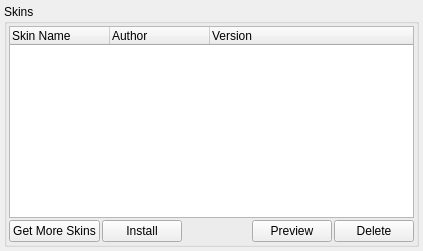
     <widget class="QWidget" name="pageSkins">
      <layout class="QGridLayout" name="gridLayout_90">
       <property name="margin">
        <number>4</number>
       </property>
       <property name="spacing">
        <number>4</number>
       </property>
       <item row="0" column="0">
        <widget class="QGroupBox" name="groupBoxSkins">
         <property name="maximumSize">
          <size>
           <width>16777215</width>
           <height>16777215</height>
          </size>
         </property>
         <property name="title">
          <string>Skins</string>
         </property>
         <layout class="QGridLayout" name="gridLayout_88">
          <property name="margin">
           <number>2</number>
          </property>
          <property name="spacing">
           <number>2</number>
          </property>
          <item row="0" column="0" colspan="3">
           <widget class="QTreeWidget" name="treeWidgetSkins">
            <property name="alternatingRowColors">
             <bool>false</bool>
            </property>
            <property name="indentation">
             <number>20</number>
            </property>
            <property name="itemsExpandable">
             <bool>true</bool>
            </property>
            <column>
             <property name="text">
              <string>Skin Name</string>
             </property>
            </column>
            <column>
             <property name="text">
              <string>Author</string>
             </property>
            </column>
            <column>
             <property name="text">
              <string>Version</string>
             </property>
            </column>
           </widget>
          </item>
          <item row="1" column="0" colspan="3">
           <layout class="QGridLayout" name="gridLayoutSkinTools">
            <item row="0" column="0">
             <widget class="QPushButton" name="pushButtonGetSkins">
              <property name="text">
               <string>Get More Skins</string>
              </property>
             </widget>
            </item>
            <item row="0" column="1">
             <widget class="QPushButton" name="pushButtonInstallSkin">
              <property name="text">
               <string>Install</string>
              </property>
             </widget>
            </item>
            <item row="0" column="2">
             <spacer name="horizontalSpacer_13">
              <property name="orientation">
               <enum>Qt::Horizontal</enum>
              </property>
              <property name="sizeHint" stdset="0">
               <size>
                <width>68</width>
                <height>20</height>
               </size>
              </property>
             </spacer>
            </item>
            <item row="0" column="3">
             <widget class="QPushButton" name="pushButtonPreviewSkin">
              <property name="text">
               <string>Preview</string>
              </property>
             </widget>
            </item>
            <item row="0" column="4">
             <widget class="QPushButton" name="pushButtonDeleteSkin">
              <property name="text">
               <string>Delete</string>
              </property>
             </widget>
            </item>
           </layout>
          </item>
         </layout>
        </widget>
       </item>
      </layout>
     </widget>
